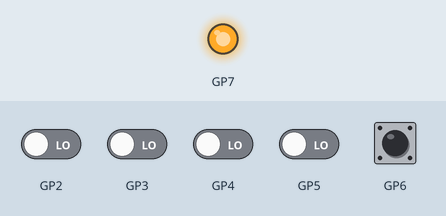
A program run on a simulated Raspberry Pi Pico running MicroPython. On the bench: output pins drawn as LEDs (lit = HIGH). The test bench sets the inputs (shaded band); at power-on: GP6 HIGH, GP2–5 LOW. What the program prints to the serial console is not drawn.

Above: at 1.2 s.
1.3 s: GP6 pulled LOW for 0.15 s
At 1.37 s:
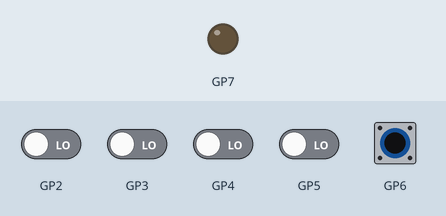
2.9 s: GP6 pulled LOW for 1 s
At 5.1 s:
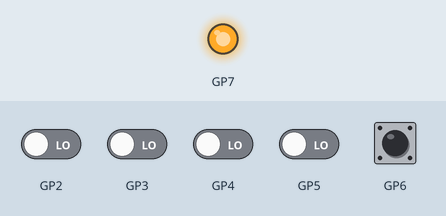
Timing chart, 0 to 6.6 s (numbered marks = the images above; inputs shaded):
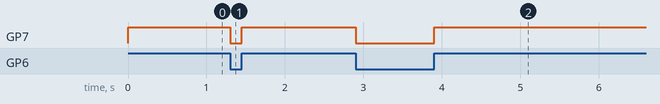

Measured:
- after the input at 1.3 s, GP7: HIGH → LOW at once, → HIGH 0.15 s later
- after the input at 2.9 s, GP7: HIGH → LOW at once, → HIGH 1.0 s later

The program:

main_slave_ack.py
```python
from slave_ack import SlaveBus

bus = SlaveBus()

while True:

    if bus.wr.value():
        bus.wr_released()

    while bus.available():

        b = bus.read_byte()

        print(
            "RX:",
            hex(b),
            chr(b)
        )
```

slave_ack.py
```python
# slave_ack.py

from machine import Pin
from micropython import schedule

RX_SIZE = 128


class SlaveBus:

    def __init__(
        self,
        data_pins=(2,3,4,5),
        wr_pin=6,
        ack_pin=7
    ):

        self.data = [
            Pin(p, Pin.IN)
            for p in data_pins
        ]

        self.wr = Pin(
            wr_pin,
            Pin.IN,
            Pin.PULL_UP
        )

        self.ack = Pin(
            ack_pin,
            Pin.OUT,
            value=1
        )

        self.rx = bytearray(RX_SIZE)

        self.rx_wr = 0
        self.rx_rd = 0

        self.have_low = False
        self.low_nibble = 0

        self.wr.irq(
            trigger=Pin.IRQ_FALLING,
            handler=self._wr_irq
        )

    def _read_nibble(self):

        v = 0

        for i in range(4):

            if self.data[i].value():
                v |= (1 << i)

        return v

    def _put_rx(self,value):

        next_pos = (
            self.rx_wr + 1
        ) % RX_SIZE

        if next_pos == self.rx_rd:
            return

        self.rx[self.rx_wr] = value
        self.rx_wr = next_pos

    def _wr_irq(self,pin):

        nibble = self._read_nibble()

        #
        # ACK sofort setzen
        #
        self.ack.value(0)

        if not self.have_low:

            self.low_nibble = nibble
            self.have_low = True

        else:

            byte_value = (
                (nibble << 4)
                | self.low_nibble
            )

            self.have_low = False

            self._put_rx(byte_value)

            schedule(
                self._received,
                byte_value
            )

    def _received(self,value):
        pass

    def wr_released(self):

        self.ack.value(1)

    def available(self):

        if self.rx_wr >= self.rx_rd:
            return self.rx_wr - self.rx_rd

        return RX_SIZE - self.rx_rd + self.rx_wr

    def read_byte(self):

        if self.rx_rd == self.rx_wr:
            return None

        v = self.rx[self.rx_rd]

        self.rx_rd = (
            self.rx_rd + 1
        ) % RX_SIZE

        return v
```
